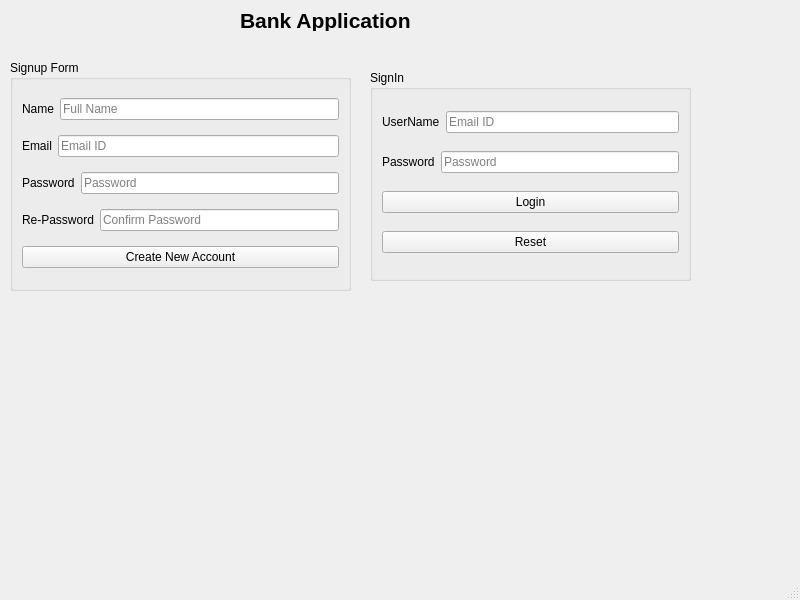
<?xml version="1.0" encoding="UTF-8"?>
<ui version="4.0">
 <class>LoginPage</class>
 <widget class="QMainWindow" name="LoginPage">
  <property name="geometry">
   <rect>
    <x>0</x>
    <y>0</y>
    <width>800</width>
    <height>600</height>
   </rect>
  </property>
  <property name="windowTitle">
   <string>LoginPage</string>
  </property>
  <widget class="QWidget" name="centralwidget">
   <widget class="QGroupBox" name="groupBox">
    <property name="geometry">
     <rect>
      <x>370</x>
      <y>70</y>
      <width>321</width>
      <height>211</height>
     </rect>
    </property>
    <property name="title">
     <string>SignIn</string>
    </property>
    <layout class="QVBoxLayout" name="verticalLayout">
     <item>
      <layout class="QHBoxLayout" name="horizontalLayout">
       <item>
        <widget class="QLabel" name="label">
         <property name="text">
          <string>UserName</string>
         </property>
        </widget>
       </item>
       <item>
        <widget class="QLineEdit" name="lineEdit_username">
         <property name="placeholderText">
          <string>Email ID</string>
         </property>
        </widget>
       </item>
      </layout>
     </item>
     <item>
      <layout class="QHBoxLayout" name="horizontalLayout_2">
       <item>
        <widget class="QLabel" name="label_2">
         <property name="text">
          <string>Password</string>
         </property>
        </widget>
       </item>
       <item>
        <widget class="QLineEdit" name="lineEdit_password">
         <property name="echoMode">
          <enum>QLineEdit::Password</enum>
         </property>
         <property name="placeholderText">
          <string>Password</string>
         </property>
        </widget>
       </item>
      </layout>
     </item>
     <item>
      <widget class="QPushButton" name="pushButton_Login">
       <property name="text">
        <string>Login</string>
       </property>
      </widget>
     </item>
     <item>
      <widget class="QPushButton" name="pushButton_Reset">
       <property name="text">
        <string>Reset</string>
       </property>
      </widget>
     </item>
    </layout>
   </widget>
   <widget class="QLabel" name="label_3">
    <property name="geometry">
     <rect>
      <x>240</x>
      <y>10</y>
      <width>211</width>
      <height>21</height>
     </rect>
    </property>
    <property name="font">
     <font>
      <pointsize>16</pointsize>
      <weight>75</weight>
      <bold>true</bold>
     </font>
    </property>
    <property name="text">
     <string>Bank Application</string>
    </property>
   </widget>
   <widget class="QGroupBox" name="groupBox_2">
    <property name="geometry">
     <rect>
      <x>10</x>
      <y>60</y>
      <width>341</width>
      <height>231</height>
     </rect>
    </property>
    <property name="title">
     <string>Signup Form</string>
    </property>
    <layout class="QVBoxLayout" name="verticalLayout_2">
     <item>
      <layout class="QHBoxLayout" name="horizontalLayout_5">
       <item>
        <widget class="QLabel" name="label_6">
         <property name="text">
          <string>Name</string>
         </property>
        </widget>
       </item>
       <item>
        <widget class="QLineEdit" name="lineEdit_Name">
         <property name="placeholderText">
          <string>Full Name</string>
         </property>
        </widget>
       </item>
      </layout>
     </item>
     <item>
      <layout class="QHBoxLayout" name="horizontalLayout_6">
       <item>
        <widget class="QLabel" name="label_7">
         <property name="text">
          <string>Email</string>
         </property>
        </widget>
       </item>
       <item>
        <widget class="QLineEdit" name="lineEdit_Email">
         <property name="placeholderText">
          <string>Email ID</string>
         </property>
        </widget>
       </item>
      </layout>
     </item>
     <item>
      <layout class="QHBoxLayout" name="horizontalLayout_8">
       <item>
        <widget class="QLabel" name="label_9">
         <property name="text">
          <string>Password</string>
         </property>
        </widget>
       </item>
       <item>
        <widget class="QLineEdit" name="lineEdit_Spassword">
         <property name="placeholderText">
          <string>Password</string>
         </property>
        </widget>
       </item>
      </layout>
     </item>
     <item>
      <layout class="QHBoxLayout" name="horizontalLayout_7">
       <item>
        <widget class="QLabel" name="label_8">
         <property name="text">
          <string>Re-Password</string>
         </property>
        </widget>
       </item>
       <item>
        <widget class="QLineEdit" name="lineEdit_cspassword">
         <property name="echoMode">
          <enum>QLineEdit::Password</enum>
         </property>
         <property name="placeholderText">
          <string>Confirm Password</string>
         </property>
        </widget>
       </item>
      </layout>
     </item>
     <item>
      <widget class="QPushButton" name="pushButton_CreateAccount">
       <property name="text">
        <string>Create New Account</string>
       </property>
      </widget>
     </item>
    </layout>
   </widget>
  </widget>
  <widget class="QMenuBar" name="menubar">
   <property name="geometry">
    <rect>
     <x>0</x>
     <y>0</y>
     <width>800</width>
     <height>21</height>
    </rect>
   </property>
  </widget>
  <widget class="QStatusBar" name="statusbar"/>
 </widget>
 <resources/>
 <connections/>
</ui>
